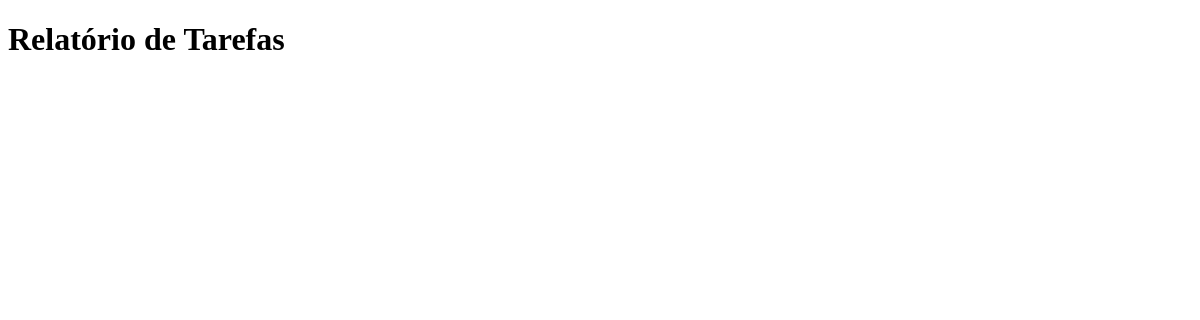
Page /minha_app/relatorio/ on the earlier database version.
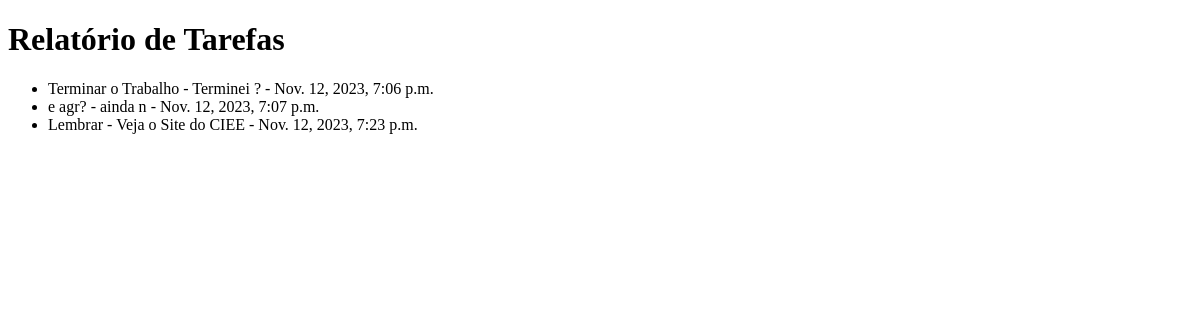
Same page on the later database version.
### minha_app/models.py (models this page shows, shortened)
class Tarefa(models.Model):
    titulo = models.CharField(max_length=200)
    descricao = models.TextField()
    data_criacao = models.DateTimeField(auto_now_add=True)
    concluida = models.BooleanField(default=False)

### minha_app/views.py (the view)
# urls.py: path('relatorio/', views.relatorio_tarefas, name='relatorio_tarefas'),
def relatorio_tarefas(request):
    tarefas = Tarefa.objects.filter(concluida=True)
    context = {'tarefas': tarefas}
    return render(request, 'minha_app/relatorio_tarefa.html', context)

### minha_app/templates/minha_app/relatorio_tarefa.html (shortened to what this page needs)
<!DOCTYPE html>
<html>
<head>
</head>
<body>
    <h1>Relatório de Tarefas</h1>
    <ul>
        {% for tarefa in tarefas %}
            <li>{{ tarefa.titulo }} - {{ tarefa.descricao }} - {{ tarefa.data_criacao}}</li>
        {% endfor %}
    </ul>
</body>
</html>

Differences in the rows shown:
added Tarefa: titulo "Terminar o Trabalho", descricao "Terminei ?", data_criacao "Nov. 12, 2023, 7:06 p.m."
added Tarefa: titulo "e agr?", descricao "ainda n", data_criacao "Nov. 12, 2023, 7:07 p.m."
added Tarefa: titulo "Lembrar", descricao "Veja o Site do CIEE", data_criacao "Nov. 12, 2023, 7:23 p.m."
